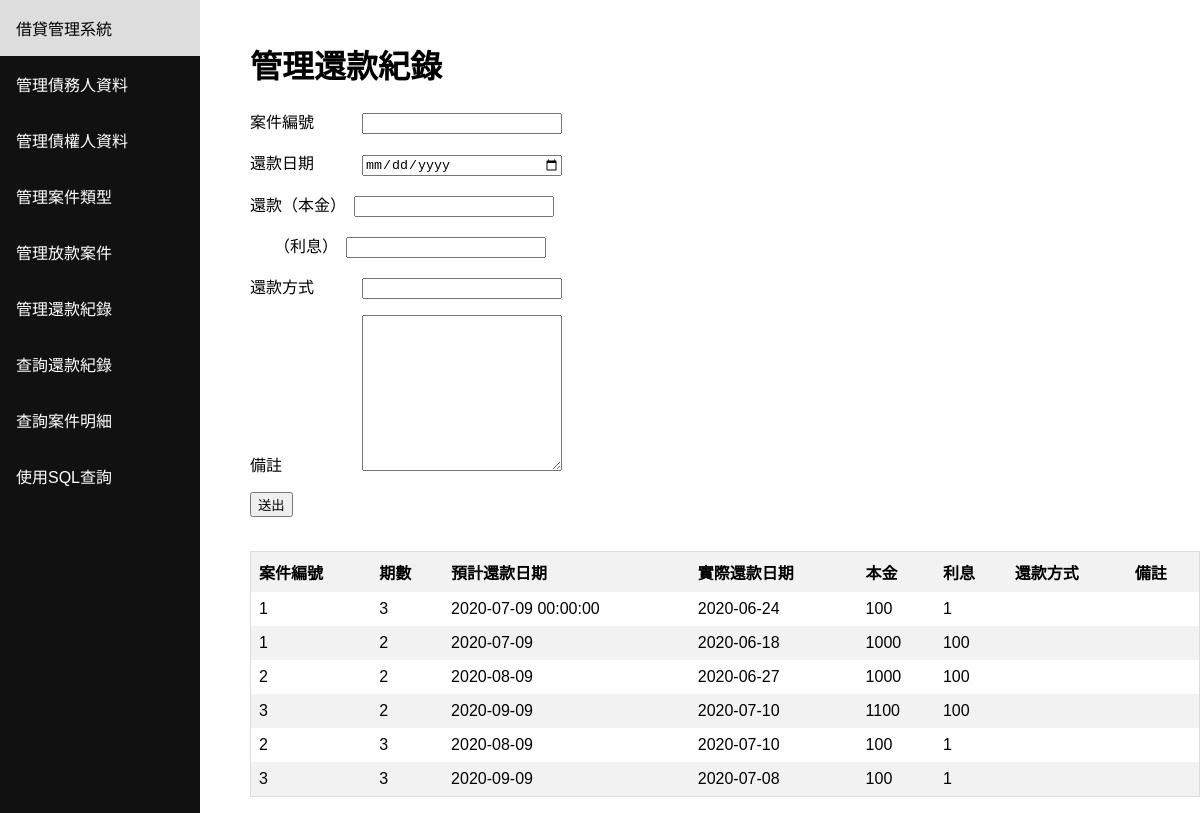
/period, run on the app's committed database.
### tables this page shows
CREATE TABLE "LOAN_PERIOD" (
	`PeriodNumber`	INTEGER NOT NULL,
	`ProjectNumber`	INTEGER NOT NULL,
	`DueDate`	NUMERIC NOT NULL,
	`RepaymentDate`	NUMERIC NOT NULL,
	`GetPrinciple`	INTEGER NOT NULL,
	`GetInterest`	INTEGER NOT NULL,
	`RepaymentMethod`	TEXT,
	`Remark`	TEXT,
	PRIMARY KEY(`PeriodNumber`,`ProjectNumber`),
	FOREIGN KEY(`ProjectNumber`) REFERENCES `LOAN_PROJECT`(`ProjectNumber`)
);

### main.py (the view)
@app.route('/period', methods=['GET', 'POST'])
def period():
    projects = get_query("select ProjectNumber,StartDate from LOAN_PROJECT;")
    if request.method == 'POST':
        for temp in projects:
            if f'{temp[0]}: {temp[1]}' == request.values['ProjectNumber']: break
        edit_data('LOAN_PERIOD', [temp[0]])
    table = get_query("select * from LOAN_PERIOD;")
    return render_template(
                'period.html',
                projects=projects,
                columns=['案件編號','期數','預計還款日期','實際還款日期','本金','利息','還款方式','備註'],
                table=table
        )

### main.py (called while the page is built)
def get_query(query):
    conn = sqlite3.connect('database.db')
    conn.row_factory = sqlite3.Row
    cur = conn.cursor()
    exe = cur.execute(query)
    rows = cur.fetchall()
    conn.close()
    output = []
    for row in rows:
        temp = dict(row)
        output.append(list(temp.values()))
    return output

### templates/period.html (shortened to what this page needs)
<html><header><title>Layout</title></header><body><div class="sidenav"><a href="/">借貸管理系統</a><a href="/debter">管理債務人資料</a><a href="/creditor">管理債權人資料</a><a href="/project_type">管理案件類型</a><a href="/project">管理放款案件</a><a href="/period">管理還款紀錄</a><a href="/repayment_record">查詢還款紀錄</a><a href="/">查詢案件明細</a><a href="/sql">使用SQL查詢</a></div><div class="content"><h1>管理還款紀錄</h1><form method="POST" action=""><div><p>案件編號　　　<input id="ProjectNumber" list="ProjectNumbers" name="ProjectNumber" autocomplete="off" style="width:200px"/><datalist id="ProjectNumbers">{% for number, date in projects %}<option name="{{ number }}" value="{{ number }}: {{ date }}"></option>{% endfor %}</datalist></p><p>還款日期　　　<input name="RepaymentDate" type="date" style="width:200px"/></p><p>還款（本金）　<input name="GetPrinciple" style="width:200px"/></p><p>　　（利息）　<input name="GetInterest" style="width:200px"/></p><p>還款方式　　　<input name="RepaymentMethod" style="width:200px"/></p><p>備註　　　　　<textarea name="Remark" rows="10" style="width:200px"></textarea></p><p> <input type="submit" value="送出"/></p></div><br/><div style="overflow-x:auto;"><table><thead><tr></tr>{% for column in columns %}<th>{{ column }}</th>{% endfor %}</thead><tbody>{% for row in table %}<tr>{% for item in row %}<td>{{ item }}</td>{% endfor %}</tr>{% endfor %}</tbody></table></div></form></div></body></html>

### templates/period.html (style rules this page uses)
* { box-sizing: border-box; }
body { margin: 0; font-family: Arial, Helvetica, sans-serif; }
.sidenav { height: 100%; width: 200px; position: fixed; z-index: 1; top: 0; left: 0; background-color: #111; overflow-x: hidden; }
.sidenav a { color: white; padding: 16px; text-decoration: none; display: block; }
.content { margin-left: 200px; padding-left: 50px; padding-top: 20px; }
table { border-collapse: collapse; border-spacing: 0; width: 100%; border: 1px solid #ddd; }
th, td { text-align: left; padding: 8px; }
tr:nth-child(even) { background-color: #f2f2f2 }

### data on the page
LOAN_PERIOD: row "1" "3" "100" "1", DueDate "2020-07-09 00:00:00", RepaymentDate "2020-06-24"
LOAN_PERIOD: row "1" "2" "100", DueDate "2020-07-09", RepaymentDate "2020-06-18", GetPrinciple "1000"
LOAN_PERIOD: row "2" "2" "100", DueDate "2020-08-09", RepaymentDate "2020-06-27", GetPrinciple "1000"
LOAN_PERIOD: row "3" "2" "100", DueDate "2020-09-09", RepaymentDate "2020-07-10", GetPrinciple "1100"
LOAN_PERIOD: row "2" "3" "100" "1", DueDate "2020-08-09", RepaymentDate "2020-07-10"
LOAN_PERIOD: row "3" "3" "100" "1", DueDate "2020-09-09", RepaymentDate "2020-07-08"

### other printed values
{{ column }} "案件編號" "期數" "預計還款日期" "實際還款日期" "本金" "利息" "還款方式" "備註"
